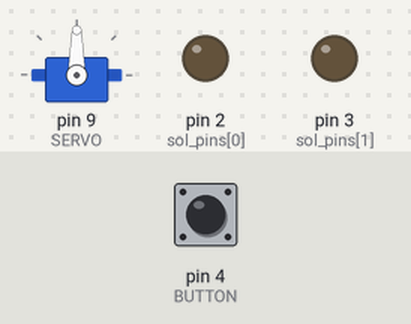
A sketch run on a simulated Arduino Uno, built with avr-gcc and run on an emulated ATmega328P. Parts: servo, output pins drawn as LEDs (lit = HIGH). Inputs (shaded band) come from the test bench; at power-on: pin 4 (BUTTON) HIGH.

Above: at 1.2 s.
1.3 s: pin 4 (BUTTON) pulled LOW for 0.15 s
At 1.7 s:
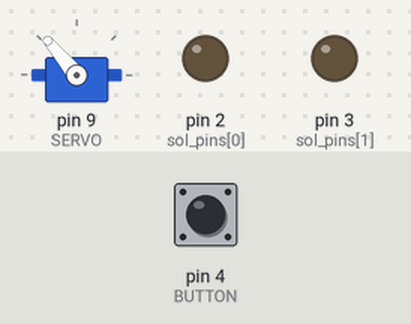
At 2.23 s:
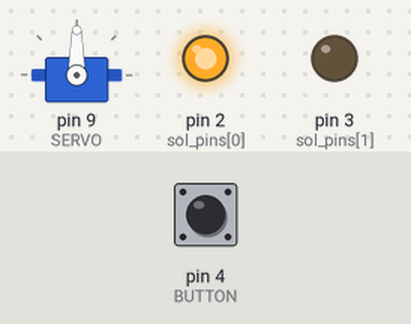
Timing chart, 0 to 10.3 s (numbered marks = the images above; inputs shaded):
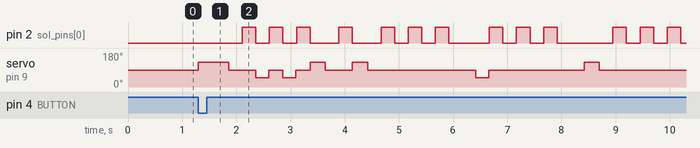

Measured:
- after the input at 1.3 s, pin 2 (sol_pins[0]): LOW → HIGH after 0.81 s, → LOW 0.25 s later, → HIGH 0.25 s later, → LOW 0.25 s later, … (26 changes in this stretch); servo on pin 9 (SERVO): 90° → 130° at once, → 90° 0.56 s later, → 50° 0.50 s later, → 90° 0.24 s later, … (14 changes in this stretch)

The sketch:

SPArdCode.ino
```cpp
#include <arduino.h>
#include <Servo.h>

#define KEY_RANGE 14

//Pin Information
#define SOL_PINS 2
#define W_SOL 0
#define B_SOL 1
#define SERVO 9
#define BUTTON 4

#define MS_PER_KEY_RIGHT 280
#define MS_PER_KEY_LEFT 240

// File root;
Servo servo;
// const uint8_t CS = 10;

//Song manual is formatted {note, note, ..., 255}
#define MAN_QUARTER_BEAT_MS 250  //How many ms in one quarter beat
#define MAN_NOTE_HOLD_QB 1
#define MAN_NOTE_DELAY_QB 1

int8_t song_man[] = {2, 1, 0, 1, 2, 2, 2, -1,
                      1, 1, 1, -1, 2, 2, 2, -1,
                      2, 1, 0, 1, 2, 2, 2,
                      2, 1, 1, 2, 1, 0, 127}; //Mary had a little Lamb

const uint8_t sol_pins[] = {2, 3};
uint8_t curr_idx = 0;
volatile uint8_t playF = 0;
uint8_t testF = 0;

void setup() {
  Serial.begin(9600);
  while(!Serial);
  // timer_init();
  servo.attach(SERVO);
  servo.write(90);
  for (int i = 0; i < SOL_PINS; i++)
    pinMode(sol_pins[i], OUTPUT);
  pinMode(BUTTON, INPUT_PULLUP);
}

// power is a number from 0 to 9 that indicates power or speed
// negative numbers reverse the direction.
void turn(int8_t power) {
  uint8_t num = 90 + (10 * (power % 10));
  servo.write(num);
}

int getTurnTime(uint8_t target_i) {
  int dif = target_i - curr_idx;
  if (dif > 0)
    return dif * MS_PER_KEY_RIGHT;
  else
    return dif * MS_PER_KEY_LEFT;
}

//Move servo to note location and activate solenoid if white key
void playNote(uint8_t note, uint8_t var, int delay_ms) {
  uint8_t idx = note;
  int turn_time;

  if (idx >= 0 && idx < KEY_RANGE)
  {
    //Move to Note
    if (curr_idx != idx)
    {
      turn_time = getTurnTime(idx);
      if (turn_time > 0)
        turn(4);
      else
        turn(-4);
      turn_time = abs(turn_time);
      delay(turn_time);
      turn(0);
      if (delay_ms > turn_time)
        delay_ms -= turn_time;
    }
    delay(delay_ms);
    curr_idx = idx;
    digitalWrite(sol_pins[W_SOL], var);
  }
  else
    delay(delay_ms);
}

void test(int f)
{
  if (f)
  {//Right
    turn(4);
    delay(280);
    turn(0);
  }
  else
  {//Left
    turn(-4);
    delay(240);
    turn(0);
  }
}

void playSong_man() {
  int8_t *ptr = song_man;
  int delay_ms = MAN_NOTE_DELAY_QB * MAN_QUARTER_BEAT_MS;
  int hold_ms = MAN_NOTE_HOLD_QB * MAN_QUARTER_BEAT_MS;

  while (*ptr != 127)
  {
    playNote(*ptr, HIGH, delay_ms);
    delay(hold_ms);
    playNote(*ptr, LOW, 0);
    ptr++;
  }
}

void loop() {
  if (digitalRead(BUTTON) == LOW)
  {
    playSong_man();
    while (digitalRead(BUTTON) == LOW);
  }
}
```
